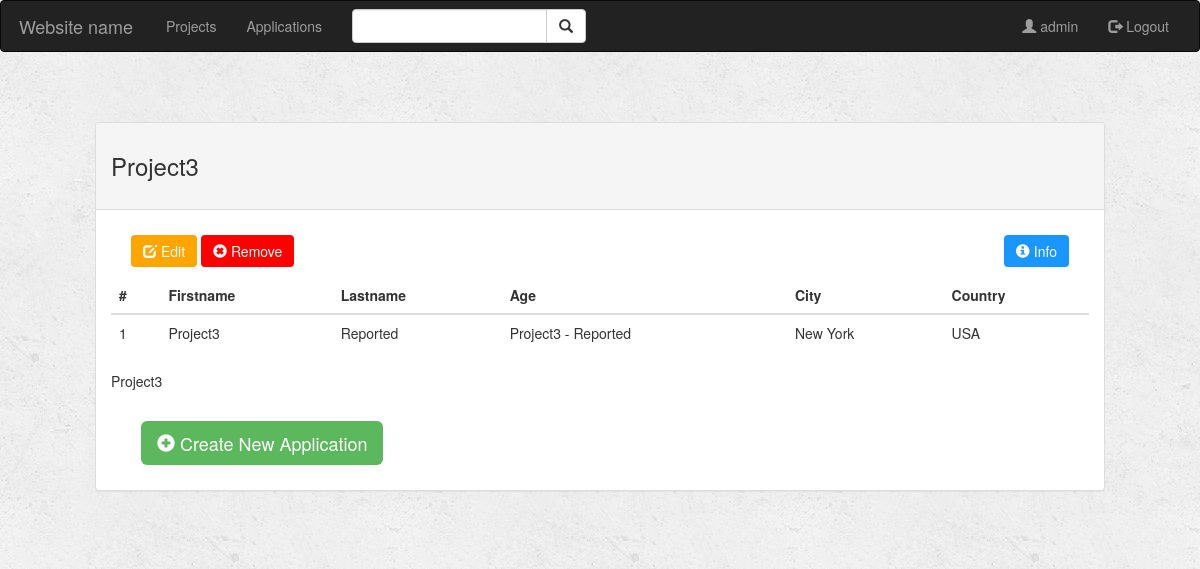
Page /project/3/ (signed in) on the committed database.
### project/models.py (models this page shows)
class Project(models.Model):
    user = models.ForeignKey(User, default=1, on_delete=models.SET_DEFAULT, related_name='user')
    name = models.CharField(max_length=100)
    situation = models.CharField(max_length=10)
    def __str__(self):
        return self.name + ' - ' + self.situation

### project/views.py (the view)
# urls.py: url(r'^(?P<project_id>[0-9]+)/$',views.project_detail, name='project_detail'),
def project_detail(request, project_id):
    if not request.user.is_authenticated:
        return render(request, 'project/login.html')
    else:
        user = request.user
        project = get_object_or_404(Project, pk=project_id)
        return render(request, 'project/project_detail.html', {'project': project, 'user': user})

### project/templates/project/project_detail.html (shortened to what this page needs)
{% extends 'project/base.html' %}
{% block body %}
{% if user.is_authenticated%}
<div class="container" style="width: 95%">
  <div class="panel panel-default" style="margin: 50px;">
    <div class="panel-heading">
      <h3>{{project.name}}<h3>
    </div>
    <div class="panel-body">
      <a href="#" class="btn btn-warning " style="background-color: orange; border: none; margin: 10px 0px 10px 20px">
        <span class="glyphicon glyphicon-edit" style="background-color: orange"></span> Edit
      </a>
      <a href="{% url 'project:delete_project' project.id %}" class="btn btn-danger "
        style="background-color: red; border: none;"
        onclick="return confirm('Are you sure you want to delete this project.')">
        <span class="glyphicon glyphicon-remove-sign" style="background-color: red"></span> Remove
      </a>
      <a href="#coll" class="btn btn-info" data-toggle="collapse"
        style="background-color:#1996ff; border: none; float:right; margin: 10px 20px 10px 0px">
        <span class="glyphicon glyphicon-info-sign" style="background-color:#1996ff"></span> Info
      </a>
      <table class="table table-hover">
        <thead>
          <tr>
            <th>#</th>
            <th>Firstname</th>
            <th>Lastname</th>
            <th>Age</th>
            <th>City</th>
            <th>Country</th>
          </tr>
        </thead>
        <tbody>
          <tr>
            <td>1</td>
            <td>{{project.name}}</td>
            <td>{{project.situation}}</td>
            <td>{{project}}</td>
            <td>New York</td>
            <td>USA</td>
          </tr>
        </tbody>
      </table>
      <div id="coll">
        <p>{{project.name}}</p>
      </div>
      <div style="margin: 30px 0px 10px 30px">
        <a href="{% url 'project:create_application' project.id %}" class="btn btn-success btn-lg" style="border:none">
          <span class="glyphicon glyphicon-plus-sign"></span> Create New Application
        </a>
      </div>
    </div>
  </div>
</div>
{% endif %}
{% endblock %}

### project/templates/project/base.html (shortened to what this page needs)
<!DOCTYPE html>
<html lang="en" dir="ltr">
<head>
  {% load staticfiles %}
  <link rel="stylesheet" href="https://maxcdn.bootstrapcdn.com/bootstrap/3.3.6/css/bootstrap.min.css">
  <link rel="stylesheet" type="text/css" href="{% static 'project/style.css' %}" />
</head>
<body>
  <nav class="navbar navbar-inverse">
    <div class="container-fluid">
      <div class="navbar-header">
        <a class="navbar-brand" style="text-align:center; width: 150px;" href="{% url 'project:index' %}">Website
          name</a>
      </div>
      <div class="collapse navbar-collapse" id="topNavBar">
        <ul class="nav navbar-nav">
          <li class=""><a href="#">Projects</a></li>
          <li><a href="#">Applications</a></li>
        </ul>
        <form class="navbar-form navbar-left" role="search" method="get" action="{% url 'project:index' %}">
          <div class="input-group">
            <input type="text" class="form-control" name="q" value="{{ request.GET.q }}">
            <div class="input-group-btn">
              <button class="btn btn-default" type="submit">
                <i class="glyphicon glyphicon-search"></i>
              </button>
            </div>
          </div>
        </form>
        <ul class="nav navbar-nav navbar-right">
          {% if user.is_authenticated %}
          <li><a href="#"><span class="glyphicon glyphicon-user"></span> {{user.username}}</a></li>
          <li><a href="http://127.0.0.1:8000/logout_user/"><span class="glyphicon glyphicon-log-out"></span> Logout</a>
          </li>
          {% else %}
          <li class="{% block register_active %}{% endblock %}"><a href="{% url 'project:register' %}"><span
                class="glyphicon glyphicon-user"></span> Register</a></li>
          <li><a href="http://127.0.0.1:8000/login_user/"><span class="glyphicon glyphicon-log-in"></span> Login</a>
          </li>
          {% endif %}
        </ul>
      </div>
    </div>
  </nav>
  {% block body %}
  {% endblock %}
</body>
</html>

### project/static/project/style.css (style rules this page uses)
body { background: white url("images/background.png"); }

### rows in the picture
Project: name "Project3", situation "Reported", name+situation "Project3 - Reported"

### other values in the picture
{{ user.username }} "admin"
